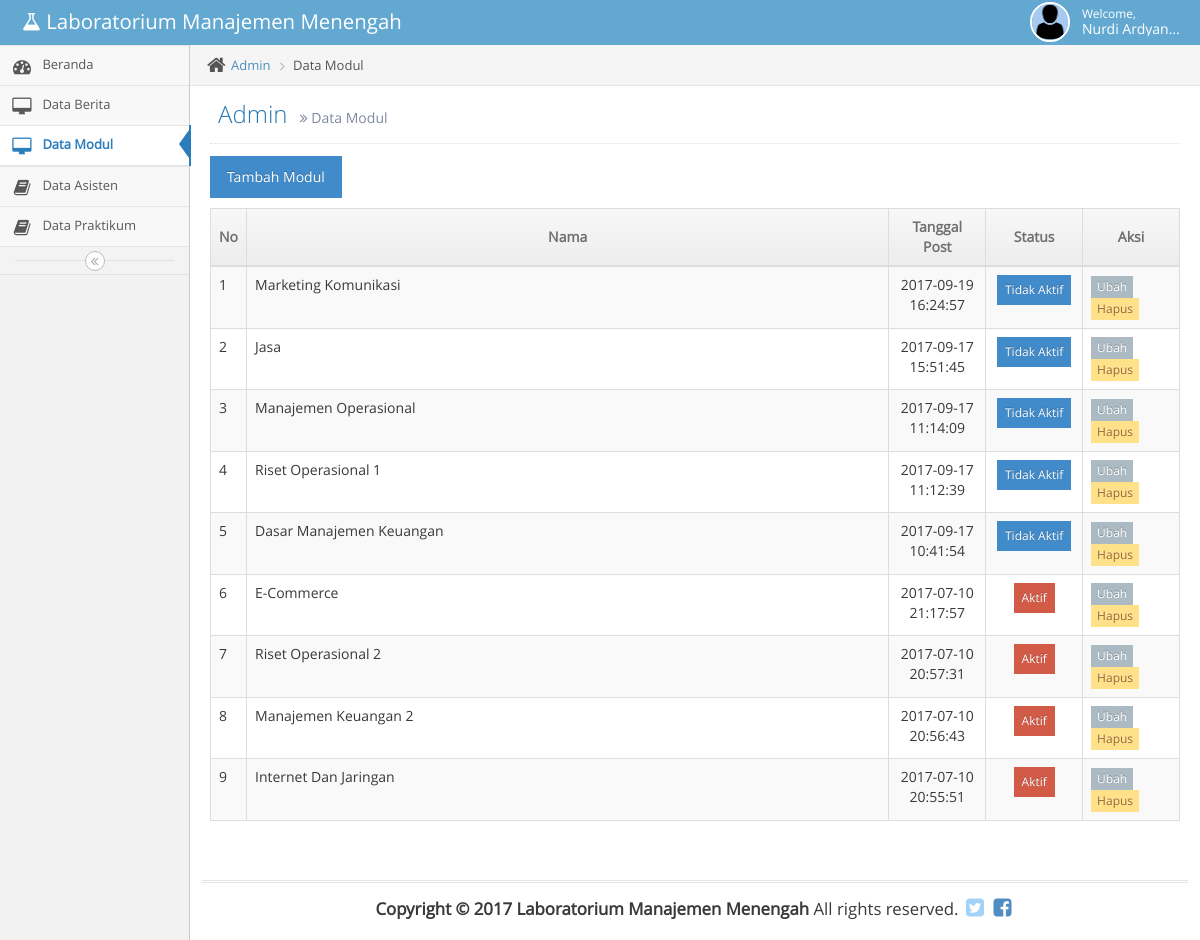
Screenshot of /index.php/admin/modul (signed in) with the database file from the repository.
### tables this page shows
CREATE TABLE `tbmodul` (
  `id` int NOT NULL,
  `tanggal_post` datetime DEFAULT CURRENT_TIMESTAMP,
  `nama` varchar(50) DEFAULT NULL,
  `kd_matkul` varchar(10) DEFAULT NULL,
  `deskripsi` varchar(1000) DEFAULT NULL,
  `file` varchar(1000) DEFAULT NULL,
  `status` int DEFAULT NULL
);

### application/controllers/Admin.php (called while the page is built, shortened)
<?php
class Admin extends CI_Controller {
	function modul()
	{
		$data['valid'] = "";
		$data['content'] = 'admin/datamodul/index';
		$data['judul'] = 'Admin';
		$data['subjudul'] = 'Data Modul';
		$data['dashboard'] = '';
		$data['databerita'] = '';
		$data['datamodul'] = 'class="active"';
		$data['dataasisten'] = '';
		$data['datapraktikum'] ='';
		$data['tentang'] = '';
		$data['DataModul_Query'] = $this->db->query("SELECT * FROM tbmodul ORDER BY tanggal_post DESC");
		$data['DataMatkul_Query'] = $this->db->query("SELECT * FROM tbmatkul ORDER BY nama_matkul ASC ");
		$this->load->view('admin/header_admin',$data);
		$this->load->view('admin/menu_admin',$data);
		$this->load->view('admin/content_admin',$data);
		$this->load->view('admin/footer_admin');
	}
}

### index.php (called while the page is built, shortened)
<?php
require_once BASEPATH.'core/CodeIgniter.php';

### application/views/admin/datamodul/index.php (the view, shortened to what this page needs)
<div class="row">
  <div class="col-xs-12">
      <a href="#modal-form" role="button" data-toggle="modal" class="btn btn-primary" style="margin-bottom: 10px;"> Tambah Modul</a>
    <table id="simple-table" class="table table-striped table-bordered table-hover">
      <thead >
        <tr >
          <th style="text-align: center; width: 2%;">No</th>
          <th style="text-align: center;">Nama</th>
          <th style="text-align: center; width: 10%;">Tanggal Post</th>
          <th style="text-align: center; width: 10%;">Status</th>
          <th style="text-align: center; width: 10%;">Aksi</th>
        </tr>
      </thead>
      <tbody>
      <?php
      $No = 1;
      if ($DataModul_Query->num_rows() > 0 )
      {
          foreach ($DataModul_Query->result() as $ResultValue )
          {
          ?>
            <tr>
              <td><?=$No++;?></td>
              <td><?=$ResultValue->nama?></td>
              <td align="center"><?=$ResultValue->tanggal_post?></td>
              <td align="center">
                <form action="<?php echo base_url()?>Admin/ubah_status_modul" method="post">
                  <?php
                      if ( $ResultValue->status== 1 )
                      {
                  ?>
                      <input type="submit" name="submit" class="btn btn-xs btn-primary" value="Tidak Aktif">
                  <?php
                      }
                  ?>
                  <?php
                      if ( $ResultValue->status== 0 )
                      {
                  ?>
                      <input type="submit" name="submit" class="btn btn-xs btn-danger" value="Aktif">
                  <?php
                      }
                  ?>
                </form>
              </td>
              <td >
                  <a href="#modal-form<?php echo $ResultValue->id; ?>" role="button" data-toggle="modal" class="btn btn-minier btn-blue">Ubah</a>
                  <a href="<?php echo base_url();?>admin/hapus_modul/<?php echo $ResultValue->id;?>" class="btn btn-minier btn-yellow">Hapus</a>
              </td>
            </tr>
        <?php
          }
      }
      else
      {
        echo "<td colspan='5' align='center'><h1>data tidak ada!!!<h1></td>";
      }
      ?>
      </tbody>
    </table>
  </div>
</div>

### rows the page displays
tbmodul: nama "Marketing Komunikasi", tanggal_post "2017-09-19 16:24:57"
tbmodul: nama "Jasa", tanggal_post "2017-09-17 15:51:45"
tbmodul: nama "Manajemen Operasional", tanggal_post "2017-09-17 11:14:09"
tbmodul: nama "Riset Operasional 1", tanggal_post "2017-09-17 11:12:39"
tbmodul: nama "Dasar Manajemen Keuangan", tanggal_post "2017-09-17 10:41:54"
tbmodul: nama "E-Commerce", tanggal_post "2017-07-10 21:17:57"
tbmodul: nama "Riset Operasional 2", tanggal_post "2017-07-10 20:57:31"
tbmodul: nama "Manajemen Keuangan 2", tanggal_post "2017-07-10 20:56:43"
tbmodul: nama "Internet Dan Jaringan", tanggal_post "2017-07-10 20:55:51"

### other values shown
$this->session->userdata('nama_lengkap') "Nurdi Ardyan…"
$judul "Admin"
$subjudul "Data Modul"
